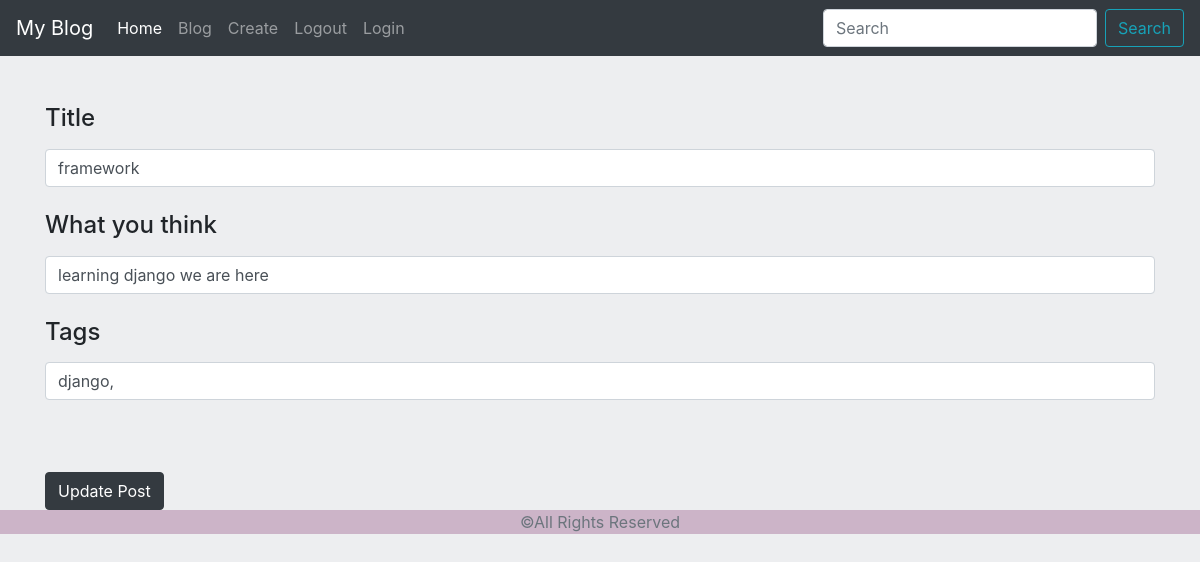
/blog/post/85-framework/update/ (signed in), run on the app's committed database.
### blog/models.py (models this page shows, shortened)
class Post(models.Model):
    body = models.TextField(db_index=True)
    title = models.CharField(max_length=40, db_index=True)
    pub_date = models.DateTimeField(auto_now_add=True)
    slug = models.SlugField(blank=True, max_length=50)
    tags = models.ManyToManyField('Tag', related_name='posts', blank=True)
    def get_update_url(self):
        return reverse('post_update_url', kwargs={'pk': self.pk,
                                                  'slug': self.slug
                                                  })
    class Meta:
        ordering = ['-pub_date']

class Tag(models.Model):
    title = models.CharField(max_length=30)
    slug = models.SlugField(max_length=50, unique=True)
    def __str__(self):
        return self.title
    class Meta:
        ordering = ['title']

### blog/views.py (the view, shortened to what this page needs)
# urls.py: path('post/<int:pk>-<str:slug>/update/', UpdatePost.as_view(), name='post_update_url'),
class UpdatePost(LoginRequiredMixin,PermissionRequiredMixin, generic.View):
    permission_required = 'is_stuff'
    def get(self, request, pk, slug):
        post = Post.objects.get(pk=pk)
        form = CreatePostForm()
        return render(request, 'blog/post_update_form.html', {'form': form, 'post': post})

### blog/forms.py (shortened to what this page needs)
class CreatePostForm(forms.Form):
    title = forms.CharField(label='Title')
    body = forms.CharField(label='What you think')
    tags = forms.CharField(label='Tags', required=False)

### blog/templates/blog/post_update_form.html (shortened to what this page needs)
{% extends 'blog/base_blog.html' %}
{% block content %}
    <form action="{{ post.get_update_url }}" method="post">
        {% for field in form %}
            <label class="control-label" for="id_{{ field.name }}"><h4>{{ field.label }}</h4></label>
            <div class="mb-4">
                <input type="text" class="form-control"
                       name="{{ field.name }}"
                       id="id_{{ field.name }}"
                       value="{% if field.name == 'title' %}{{post.title}}{%elif field.name == 'body'%}{{post.body}}{%elif field.name == 'tags'%}{% for tag in post.tags.all %}{{tag}},{%endfor%}{%endif%}">
            </div>
        {% endfor %}
        <button type="submit" class="btn btn-dark mt-5">Update Post</button>
    </form>
{% endblock %}

### static/css/style.css (style rules this page uses)
form input { display: block; width: 100%; padding: .375rem .75rem; font-size: 1rem; line-height: 1.5; color: #495057; background-color: #fff; background-clip: padding-box; border: 1px solid #ced4da; border-radius: .25rem; transition: border-color .15s ease-in-out,box-shadow .15s ease-in-out; }

### data on the page
Post: title "framework" "learning django we are here" "django,"

### other printed values
{{ field.label }} "Title" "What you think" "Tags"
